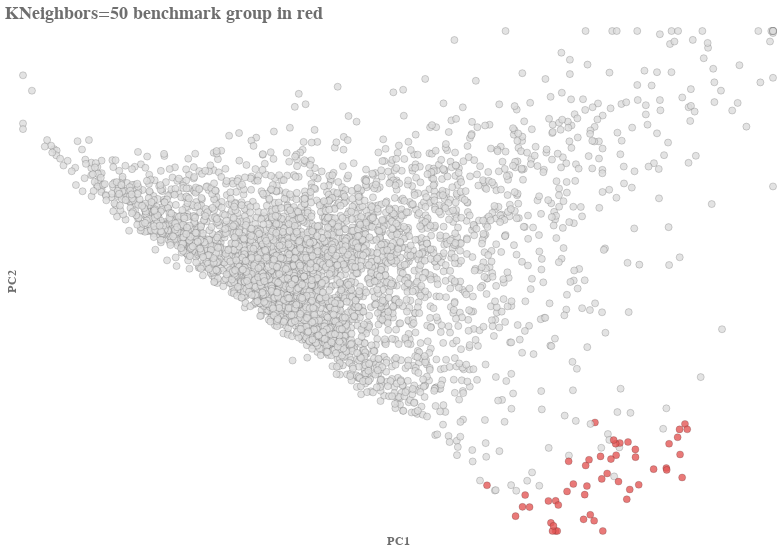

Notebook source saved alongside this figure:
### Markdown cell above
### Confirm results

### Code cell
seeBmDf = clusterDf.copy(deep=True)
seeBmDf['color'] = '#dcdcdc'
seeBmDf.loc[seeBmDf['Hospital'].isin([hospitalId]+benchmarkGroup),'color'] = '#e45756'

alt.Chart(seeBmDf).mark_point(size=50,filled=True,opacity=.8,stroke='black',strokeWidth=.2
    ).encode(
    x=alt.X('PC1:Q',axis=alt.Axis(labels=False),scale=alt.Scale(domain=(-5,7),clamp=True)),
    y=alt.Y('PC2:Q',axis=alt.Axis(labels=False),scale=alt.Scale(domain=(-6,5),clamp=True)),
    color=alt.Color('color:N',scale=None),
    tooltip='Hospital:N'
    ).properties(width=750, height=500, title='KNeighbors=50 benchmark group in red'
    ).configure_axis(grid=False,labelColor='#6e6e6e',labelFont='Arial',labelFontSize=12,
                titleFont='Arial',titleFontSize=12,titleColor='#6e6e6e',domainWidth=0,
                     domainColor='#dcdcdc',tickSize=0
    ).configure_view(strokeWidth=0
    ).configure_title(fontSize=18,font='Arial',fontWeight='bold',color='#6e6e6e',anchor='start')

### Figure 1 — Vega-Lite specification as saved in the notebook (floating-point values rounded to 4 significant figures; data arrays with more than 128 entries replaced by an {"elided": "..."} marker saying what was removed)
{"config": {"view": {"continuousWidth": 400, "continuousHeight": 300, "strokeWidth": 0}, "axis": {"domainColor": "#dcdcdc", "domainWidth": 0, "grid": false, "labelColor": "#6e6e6e", "labelFont": "Arial", "labelFontSize": 12, "tickSize": 0, "titleColor": "#6e6e6e", "titleFont": "Arial", "titleFontSize": 12}, "title": {"anchor": "start", "color": "#6e6e6e", "font": "Arial", "fontSize": 18, "fontWeight": "bold"}}, "data": {"name": "data-70f8391f3c8d24ebcdbaeb9d8787d31e"}, "mark": {"type": "point", "filled": true, "opacity": 0.8, "size": 50, "stroke": "black", "strokeWidth": 0.2}, "encoding": {"color": {"type": "nominal", "field": "color", "scale": null}, "tooltip": {"type": "nominal", "field": "Hospital"}, "x": {"type": "quantitative", "axis": {"labels": false}, "field": "PC1", "scale": {"clamp": true, "domain": [-5, 7]}}, "y": {"type": "quantitative", "axis": {"labels": false}, "field": "PC2", "scale": {"clamp": true, "domain": [-6, 5]}}}, "height": 500, "title": "KNeighbors=50 benchmark group in red", "width": 750, "$schema": "https://vega.github.io/schema/vega-lite/v4.8.1.json", "datasets": {"data-70f8391f3c8d24ebcdbaeb9d8787d31e": {"elided": "3746 records"}}}
